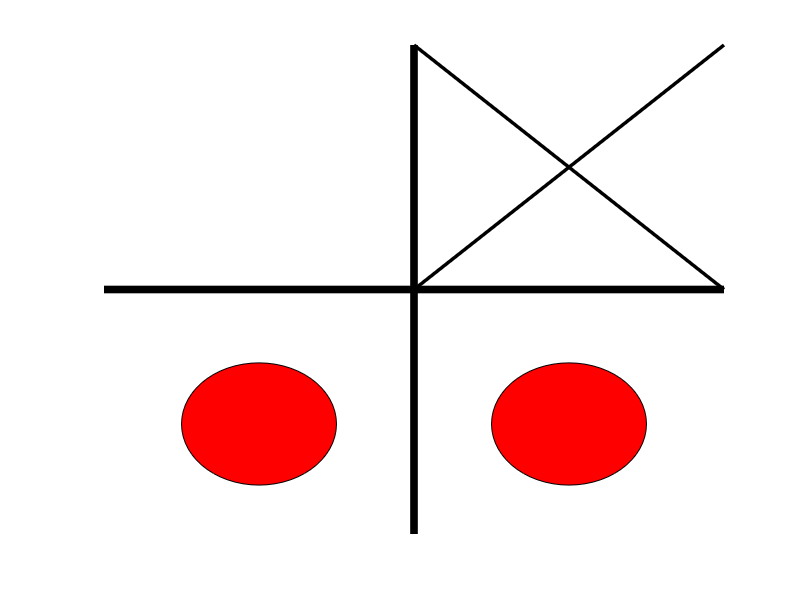

The MATLAB source for this figure: (Note: this script raises an error after producing the figure.)
%experiment vykresleni matice jako obrazek s ruznymi barvami
%dale vykreslovani tvarů křížek a tečka do obrázku
%dale schovani souradnicovych os
%dale reset obrazku na modrou barvu
%dale vykresleni mrizek mezi polickami obrazku

rgbMatrix = zeros(2, 2, 3);

rgbMatrix(1,1, 1:3) = [1 0 0];
rgbMatrix(1,2, 1:3) = [0 1 0];
rgbMatrix(2,1, 1:3) = [1 0 1];
rgbMatrix(2,2, 1:3) = [0 0 1];

x1 = 0.5;
y1 = 0.5;
fig = figure();
img = image(x1, y1, rgbMatrix);

fig_axes = get(fig, "CurrentAxes");
set(fig_axes, 'XColor', 'none', 'YColor', 'none');

line([1 1], [2 0], 'Color', 'black', 'LineWidth', 5.5);
line([0 2], [1 1], 'Color', 'black', 'LineWidth', 5.5);

x=[1 2];
y=[1 0];
line(x, y, 'Color', 'black', 'LineWidth', 2.5);
line(x, [0 1], 'Color', 'black', 'LineWidth', 2.5);

rectangle('Position', [0.25 1.3 0.5 0.5], 'Curvature', [1 1], 'FaceColor', 'r');
rectangle('Position', [1.25 1.3 0.5 0.5], 'Curvature', [1 1], 'FaceColor', 'r');

rgbMatrix(1, 1:2, 1:3) = [0 0 1; 0 0 1];
rgbMatrix(2, 1:2, 1:3) = [0 0 1; 0 0 1];
img.CData = rgbMatrix;





